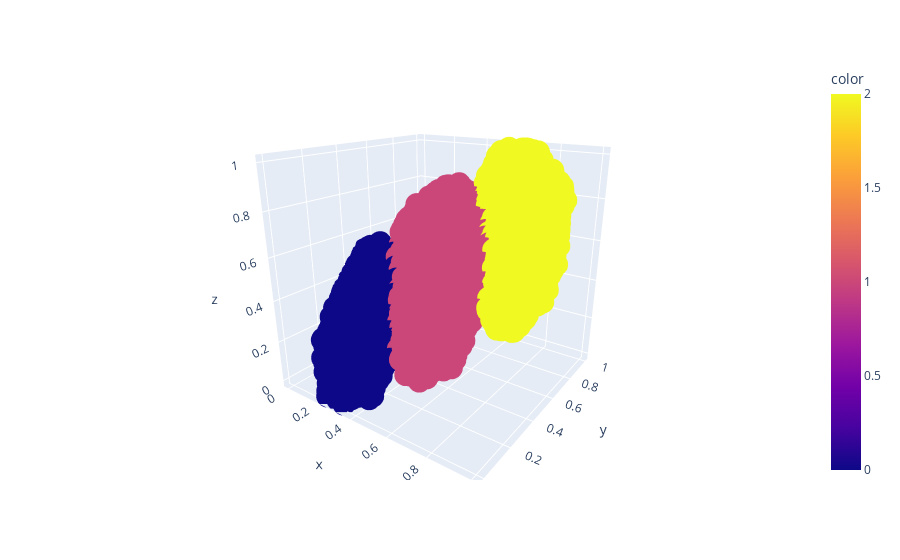

The code cell stored with this chart in its notebook:
### Code cell
# Muestro las agrupaciones del modelo KMeans en un eje tridimensional
fig = px.scatter_3d(dataset, dataset[:, 0], dataset[:, 1], dataset[:, 1],color = dataset_df['color'])
fig.show()

### Figure 1 — Plotly figure (JSON) as saved in the notebook; plotly's stock layout.template omitted (floating-point values rounded to 4 significant figures; data arrays with more than 128 entries replaced by an {"elided": "..."} marker saying what was removed)
{"data": [{"hovertemplate": "x=%{x}<br>y=%{y}<br>z=%{z}<br>color=%{marker.color}<extra></extra>", "legendgroup": "", "marker": {"color": {"elided": "12529 int values"}, "coloraxis": "coloraxis", "symbol": "circle"}, "mode": "markers", "name": "", "scene": "scene", "showlegend": false, "type": "scatter3d", "x": {"elided": "12529 float values"}, "y": {"elided": "12529 float values"}, "z": {"elided": "12529 float values"}}], "layout": {"autosize": true, "coloraxis": {"colorbar": {"title": {"text": "color"}}, "colorscale": [[0, "#0d0887"], [0.1111, "#46039f"], [0.2222, "#7201a8"], [0.3333, "#9c179e"], [0.4444, "#bd3786"], [0.5556, "#d8576b"], [0.6667, "#ed7953"], [0.7778, "#fb9f3a"], [0.8889, "#fdca26"], [1, "#f0f921"]]}, "legend": {"tracegroupgap": 0}, "margin": {"t": 60}, "scene": {"aspectmode": "auto", "aspectratio": {"x": 1, "y": 1, "z": 1}, "camera": {"center": {"x": 0, "y": 0, "z": 0}, "eye": {"x": 1.173, "y": -1.659, "z": 0.7477}, "projection": {"type": "perspective"}, "up": {"x": 0, "y": 0, "z": 1}}, "domain": {"x": [0, 1], "y": [0, 1]}, "xaxis": {"title": {"text": "x"}, "type": "linear"}, "yaxis": {"title": {"text": "y"}, "type": "linear"}, "zaxis": {"title": {"text": "z"}, "type": "linear"}}}}
